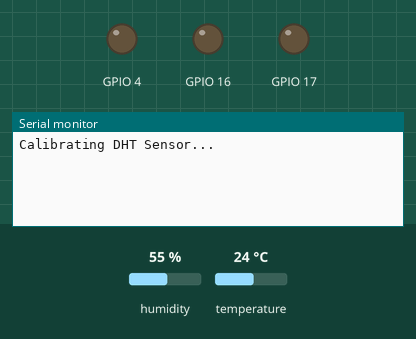
The program below on a simulated ESP32. On the bench: output pins drawn as LEDs (lit = HIGH), the last lines printed to the serial monitor. The test bench sets the inputs (shaded band); at power-on: humidity 55 %, temperature 24 °C. Pins used as bus, display or sensor lines are not drawn.

Above: at 3.2 s.
3.3 s: humidity set to 22 %
At 6.0 s:
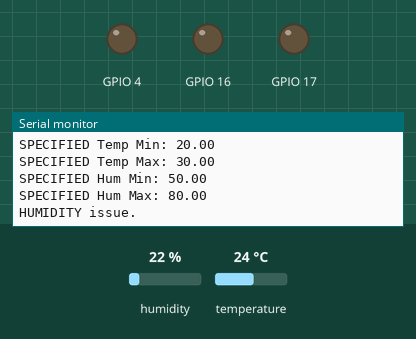
6.5 s: temperature set to 12 °C
At 11.0 s:
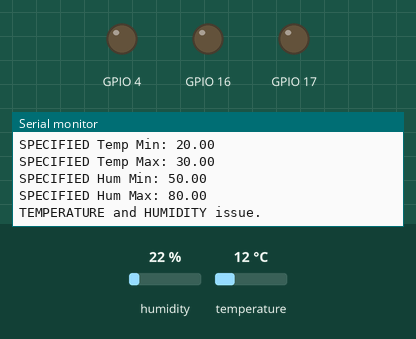

The program:

main.cpp
```cpp
#include <Arduino.h>
#include <Sensor.h>
#include <RGB.h>
#include <Value.h>
#include <Rotary.h>

// Define the pins used by the system
// RGB LED pins
#define R_LED 4
#define G_LED 16
#define B_LED 17
// DHT11 temperature and humidity sensor pin
#define DHTPIN 15
#define DHTTYPE DHT11
// Rotary encoder pins
#define ROTARY_PIN_A 27
#define ROTARY_PIN_B 26
#define ROTARY_PIN_BUTTON 21
#define ROTARY_PIN_SWITCH 33

// Create an instance of the DHT11 sensor and RGB LED
DHT dht(DHTPIN, DHTTYPE);
Sensor sensor(DHTPIN, new RGB(R_LED, G_LED, B_LED), new Value(20.0, 30.0f), new Value(50, 80.0f));

void setup() {
  // Initialize the serial port
  Serial.begin(115200);

  // Print a message to the console indicating that the DHT sensor is being calibrated
  Serial.println("Calibrating DHT Sensor...");

  // Wait for 2 seconds before starting to read the sensor
  delay(2000);

  // Begin reading the DHT11 sensor
  dht.begin();
}

void loop() {
  // Feature B: Log the temperature and humidity every 5 seconds
  static unsigned long lastLogMillis = 0;
  unsigned long currentMillis = millis();

  if (currentMillis - lastLogMillis >= 5000) {
    // Update lastLogMillis
    lastLogMillis = currentMillis;

    // Log the temperature and humidity readings from the sensor
    sensor.logSensorReadings();
  }

  // Feature A: Handle temperature and humidity changes
  sensor.handleTemperatureAndHumidity();
}
```

Measured:
- after the input at 3.3 s, the serial monitor: prints a new line after 1.7 s (image 1)
- after the input at 6.5 s, the serial monitor: prints a new line after 3.5 s (image 2)
